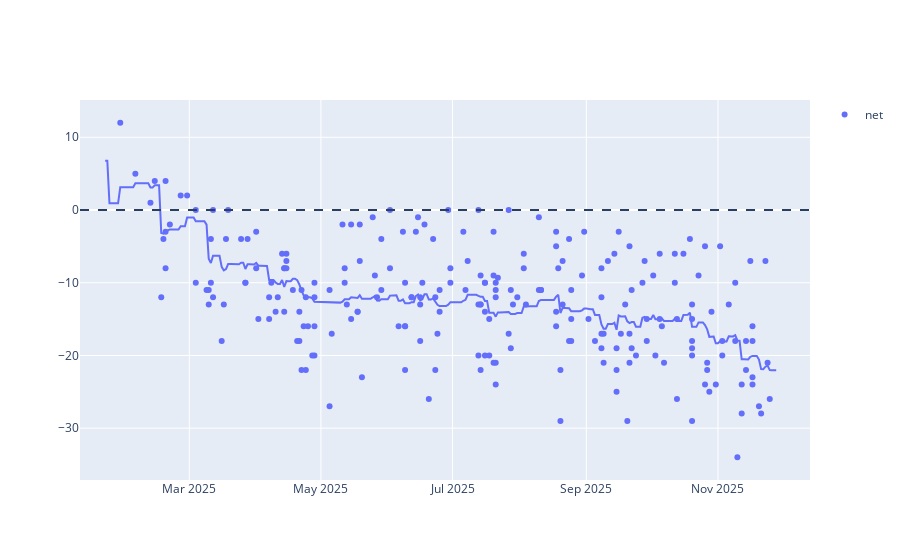

The code cell stored with this chart in its notebook:
### Code cell
line = px.line(x=approval_avg_econ['Date'], y=approval_avg_econ['approve_mean'] - approval_avg_econ['disapprove_mean'])
scatter = px.scatter(polls_df_econ[polls_df_econ['end_date'] >= pd.to_datetime('2025-01-24')], x='end_date', y=['net'])
fig = go.Figure(data=line.data + scatter.data)
fig.add_hline(y=0, line_dash='dash')
fig.show()

### Figure 1 — Plotly figure (JSON) as saved in the notebook; plotly's stock layout.template omitted (floating-point values rounded to 4 significant figures; data arrays with more than 128 entries replaced by an {"elided": "..."} marker saying what was removed)
{"data": [{"hovertemplate": "x=%{x}<br>y=%{y}<extra></extra>", "legendgroup": "", "line": {"color": "#636efa", "dash": "solid"}, "marker": {"symbol": "circle"}, "mode": "lines", "name": "", "orientation": "v", "showlegend": false, "type": "scatter", "x": {"elided": "312 str values"}, "xaxis": "x", "y": {"elided": "312 float values"}, "yaxis": "y"}, {"hovertemplate": "variable=net<br>end_date=%{x}<br>value=%{y}<extra></extra>", "legendgroup": "net", "marker": {"color": "#636efa", "symbol": "circle"}, "mode": "markers", "name": "net", "orientation": "v", "showlegend": true, "type": "scatter", "x": {"elided": "233 str values"}, "xaxis": "x", "y": {"elided": "233 float values"}, "yaxis": "y"}], "layout": {"shapes": [{"line": {"dash": "dash"}, "type": "line", "x0": 0, "x1": 1, "xref": "x domain", "y0": 0, "y1": 0, "yref": "y"}]}}
